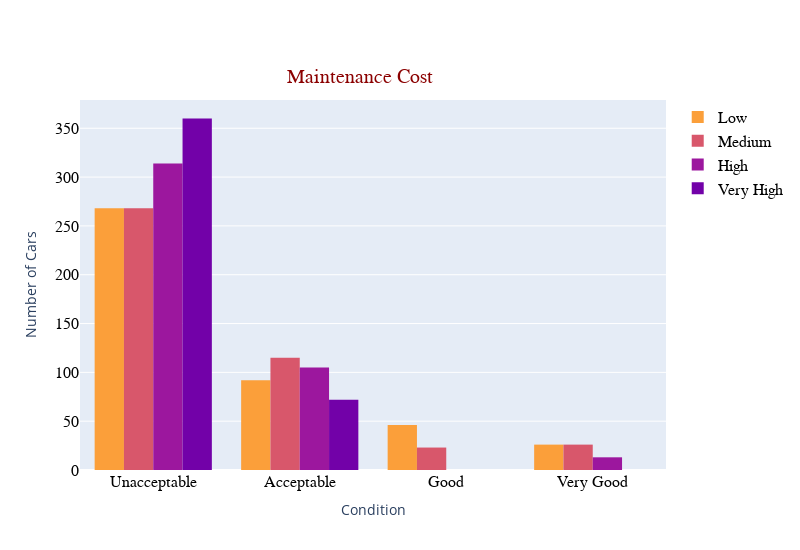

Here is the notebook cell this chart was saved with:
### Code cell
fg1 = go.Figure(layout=go.Layout(height=550, width=800))

fg1.add_trace(go.Histogram(x=car_df.loc[car_df.Maintenance=="low", "Class"],
                           name = "Low",
                           marker=dict(color="#fb9f3a")))
fg1.add_trace(go.Histogram(x=car_df.loc[car_df.Maintenance=="med", "Class"],
                           name = "Medium",
                           marker=dict(color="#d8576b")))
fg1.add_trace(go.Histogram(x=car_df.loc[car_df.Maintenance=="high", "Class"],
                           name = "High",
                           marker=dict(color="#9c179e")))
fg1.add_trace(go.Histogram(x=car_df.loc[car_df.Maintenance=="vhigh", "Class"],
                           name = "Very High",
                           marker=dict(color="#7201a8")))

fg1.update_xaxes(title_text="Condition", 
                 showticklabels=True, 
                 tickmode="array",
                 tickvals=["unacc", "acc", "good", "vgood"],
                 ticktext=["Unacceptable", "Acceptable", "Good", "Very Good"],
                 tickfont=dict(family="Arial", size=16, color="black"))

fg1.update_yaxes(title_text="Number of Cars", tickfont=dict(family="Arial", size=16, color="black"))

fg1.update_layout(legend = dict(font = dict(family = "Arial", size = 16, color="black")),
                  title_text = 'Maintenance Cost',
                  title_font = dict(size=20, family='Arial', color='darkred'),
                  title_x=0.45,
                  title_y=0.875)

fg1.show()

### Figure 1 — Plotly figure (JSON) as saved in the notebook; plotly's stock layout.template omitted (floating-point values rounded to 4 significant figures; data arrays with more than 128 entries replaced by an {"elided": "..."} marker saying what was removed)
{"data": [{"marker": {"color": "#fb9f3a"}, "name": "Low", "type": "histogram", "x": {"elided": "432 str values"}}, {"marker": {"color": "#d8576b"}, "name": "Medium", "type": "histogram", "x": {"elided": "432 str values"}}, {"marker": {"color": "#9c179e"}, "name": "High", "type": "histogram", "x": {"elided": "432 str values"}}, {"marker": {"color": "#7201a8"}, "name": "Very High", "type": "histogram", "x": {"elided": "432 str values"}}], "layout": {"height": 550, "legend": {"font": {"color": "black", "family": "Arial", "size": 16}}, "title": {"font": {"color": "darkred", "family": "Arial", "size": 20}, "text": "Maintenance Cost", "x": 0.45, "y": 0.875}, "width": 800, "xaxis": {"showticklabels": true, "tickfont": {"color": "black", "family": "Arial", "size": 16}, "tickmode": "array", "ticktext": ["Unacceptable", "Acceptable", "Good", "Very Good"], "tickvals": ["unacc", "acc", "good", "vgood"], "title": {"text": "Condition"}}, "yaxis": {"tickfont": {"color": "black", "family": "Arial", "size": 16}, "title": {"text": "Number of Cars"}}}}
